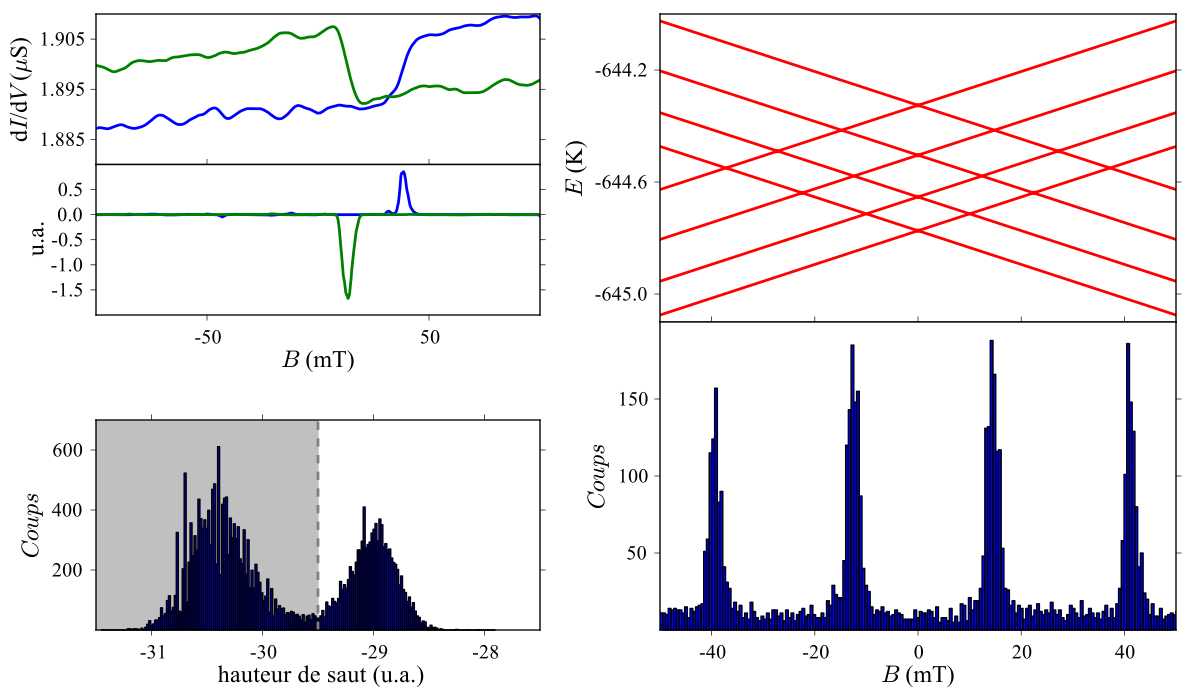

The Python source for this figure:
#On charge les librairies
import matplotlib.gridspec as gridspec
import os
#locale
sys.path.append("/home/hukadan/These/")
from setproc.cycle_process.classes.cycle_process import CycleProcess
from setproc.sweep_set.functions.filter import filter
execfile("/home/hukadan/These/Manuscript/Theorie/MagMol/scripts/TbPc2Nuclear.py")

#On prepare les figures
#premiere grid pour step et pics
gs1 = gridspec.GridSpec(2,1)
gs1.update(left=0.015, right=0.45,hspace=0,bottom=0.55, top=1)
ax1 = plt.subplot(gs1[0,0])
ax2 = plt.subplot(gs1[1,0])
#Pour la stat des sauts
gs2 = gridspec.GridSpec(2,1)
gs2.update(left=0.015, right=0.45,hspace=0.1,bottom=0.1, top=0.45)
ax3 = plt.subplot(gs2[:,:])
#Pour les resonances
gs3 = gridspec.GridSpec(2,1)
gs3.update(left=0.55, right=0.95,hspace=0,bottom=0.1, top=1)
ax4 = plt.subplot(gs3[0,0])
ax5 = plt.subplot(gs3[1,0])

fig = gcf()
fig.set_size_inches(12,7)


#On charge les donnee
os.chdir("/media/Iomega_HDD/Measures/Tb2C/sample3/6R/J9/Cycle/Cycle16/")
#Cyc16 = CycleProcess("G_B_trace.json","G_B_retrace.json",[0,1,2,3,4,5,6],"Json")
#Cyc16.GetStat(150,4)


#panel a et b
#coube exemple
p1 = Cyc16.trace["data"][17]
p2 = Cyc16.trace["data"][76]
bias = Cyc16.trace['bias']
p1f = filter(array(p1),4,1,1)
p2f = filter(array(p2),4,1,1)
biasf = bias[6:]

ax1.plot(bias, p1)
ax1.plot(bias, p2)
ax2.plot(biasf, p1f)
ax2.plot(biasf, p2f)
ax1.set_xlim(-0.1,0.1)
ax1.set_ylim(1.88e-6,1.91e-6)
ax2.set_xlim(-0.1,0.1)
ax2.set_ylim(-2e-29,1e-29)

#panel c
#stat des sauts
statvalue = []
for x in Cyc16['detection'] :
	statvalue.append(log10(abs(x.value)))
tr0 = Polygon([[-29.5,0],[-31.5,0],[-31.5,700],[-29.5,700]], color="#C0C0C0")
ax3.add_patch(tr0)
ax3.hist(statvalue,200)
ax3.plot([-29.5,-29.5],[0,700],'--',color='gray')

#panel d
#Zeeman
#R = Tb_Pc2_ZeemanNuclear(-0.1,0.1,250,0,0)
#B = linspace(-0.1,0.1,250)
ax4.plot(B,R,color="red")
ax4.set_xlim(-0.05,0.05)
ax4.set_ylim(-645.1,-644)

#panel e
stat_tr = []
for x in Cyc16["detection"] :
    if x.trace :
        stat_tr.append(x.field-0.0234) #on compense l'offset lockin

ax5.hist(stat_tr,700)
ax5.set_xlim(-0.05,0.05)
